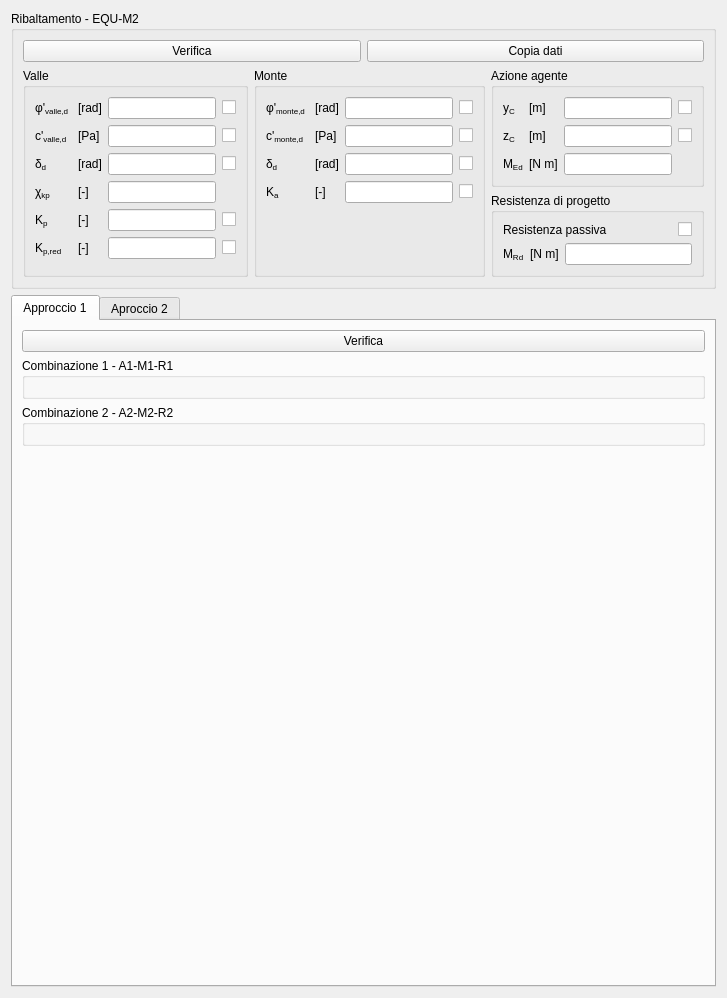
         <widget class="QWidget" name="verifyTab">
          <attribute name="title">
           <string>SLU</string>
          </attribute>
          <layout class="QGridLayout" name="gridLayout_25">
           <item row="0" column="0">
            <widget class="QGroupBox" name="overturningGBox">
             <property name="title">
              <string>Ribaltamento - EQU-M2</string>
             </property>
             <layout class="QGridLayout" name="gridLayout_36">
              <item row="1" column="0" rowspan="2">
               <widget class="QGroupBox" name="groupBox_2">
                <property name="title">
                 <string>Valle</string>
                </property>
                <layout class="QGridLayout" name="gridLayout_31">
                 <item row="2" column="1">
                  <widget class="QLabelUnitMeasure" name="overturningSoilDownDeltaDUMLabel">
                   <property name="text">
                    <string>&lt;html&gt;&lt;/head&gt;
&lt;body&gt;
[rad]&lt;/body&gt;&lt;/html&gt;</string>
                   </property>
                  </widget>
                 </item>
                 <item row="0" column="2">
                  <widget class="QLineEditValue" name="overturningSoilDownPhiPrimeDLEdit"/>
                 </item>
                 <item row="0" column="3">
                  <widget class="QCheckBoxReadOnly" name="overturningSoilDownPhiPrimeDCheckBox">
                   <property name="text">
                    <string/>
                   </property>
                  </widget>
                 </item>
                 <item row="4" column="3">
                  <widget class="QCheckBoxReadOnly" name="overturningKpCheckBox">
                   <property name="text">
                    <string/>
                   </property>
                  </widget>
                 </item>
                 <item row="0" column="0">
                  <widget class="QLabelRichName" name="overturningSoilDownPhiPrimeDLabel">
                   <property name="text">
                    <string>&lt;!DOCTYPE HTML PUBLIC &quot;-//W3C//DTD HTML 4.0//EN&quot; &quot;http://www.w3.org/TR/REC-html40/strict.dtd&quot;&gt;
&lt;html&gt;&lt;/head&gt;
&lt;body&gt;
φ'&lt;span style=&quot; vertical-align:sub;&quot;&gt;valle,d&lt;/span&gt;
&lt;/body&gt;&lt;/html&gt;</string>
                   </property>
                  </widget>
                 </item>
                 <item row="4" column="0">
                  <widget class="QLabelRichName" name="overturningKpLabel">
                   <property name="text">
                    <string>&lt;!DOCTYPE HTML PUBLIC &quot;-//W3C//DTD HTML 4.0//EN&quot; &quot;http://www.w3.org/TR/REC-html40/strict.dtd&quot;&gt;
&lt;html&gt;&lt;/head&gt;
&lt;body&gt;
K&lt;span style=&quot; vertical-align:sub;&quot;&gt;p&lt;/span&gt;
&lt;/body&gt;&lt;/html&gt;</string>
                   </property>
                  </widget>
                 </item>
                 <item row="2" column="2">
                  <widget class="QLineEditValue" name="overturningSoilDownDeltaDLEdit"/>
                 </item>
                 <item row="2" column="0">
                  <widget class="QLabelRichName" name="overturningSoilDownDeltaDLabel">
                   <property name="text">
                    <string>&lt;html&gt;&lt;/head&gt;
&lt;body&gt;
δ&lt;span style=&quot; vertical-align:sub;&quot;&gt;d&lt;/span&gt;
&lt;/body&gt;&lt;/html&gt;</string>
                   </property>
                  </widget>
                 </item>
                 <item row="2" column="3">
                  <widget class="QCheckBoxReadOnly" name="overturningSoilDownDeltaDCheckBox">
                   <property name="text">
                    <string/>
                   </property>
                  </widget>
                 </item>
                 <item row="0" column="1">
                  <widget class="QLabelUnitMeasure" name="overturningSoilDownPhiPrimeDUMLabel">
                   <property name="text">
                    <string>&lt;html&gt;&lt;/head&gt;
&lt;body&gt;
[rad]&lt;/body&gt;&lt;/html&gt;</string>
                   </property>
                  </widget>
                 </item>
                 <item row="4" column="1">
                  <widget class="QLabelUnitMeasure" name="overturningKpUMLabel">
                   <property name="text">
                    <string>&lt;html&gt;&lt;/head&gt;
&lt;body&gt;[-]&lt;/body&gt;&lt;/html&gt;</string>
                   </property>
                  </widget>
                 </item>
                 <item row="4" column="2">
                  <widget class="QLineEditValue" name="overturningKpLEdit"/>
                 </item>
                 <item row="6" column="0">
                  <widget class="QLabelRichName" name="overturningKpRedLabel">
                   <property name="text">
                    <string>&lt;!DOCTYPE HTML PUBLIC &quot;-//W3C//DTD HTML 4.0//EN&quot; &quot;http://www.w3.org/TR/REC-html40/strict.dtd&quot;&gt;
&lt;html&gt;&lt;/head&gt;
&lt;body&gt;
K&lt;span style=&quot; vertical-align:sub;&quot;&gt;p,red&lt;/span&gt;
&lt;/body&gt;&lt;/html&gt;</string>
                   </property>
                  </widget>
                 </item>
                 <item row="6" column="1">
                  <widget class="QLabelUnitMeasure" name="overturningKpRedUMLabel">
                   <property name="text">
                    <string>&lt;html&gt;&lt;/head&gt;
&lt;body&gt;[-]&lt;/body&gt;&lt;/html&gt;</string>
                   </property>
                  </widget>
                 </item>
                 <item row="6" column="2">
                  <widget class="QLineEditValue" name="overturningKpRedLEdit"/>
                 </item>
                 <item row="6" column="3">
                  <widget class="QCheckBoxReadOnly" name="overturningKpRedCheckBox">
                   <property name="text">
                    <string/>
                   </property>
                  </widget>
                 </item>
                 <item row="3" column="0">
                  <widget class="QLabelRichName" name="overturningChiKpLabel">
                   <property name="text">
                    <string>&lt;html&gt;&lt;/head&gt;
&lt;body&gt;
χ&lt;span style=&quot; vertical-align:sub;&quot;&gt;kp&lt;/span&gt;
&lt;/body&gt;&lt;/html&gt;</string>
                   </property>
                  </widget>
                 </item>
                 <item row="3" column="1">
                  <widget class="QLabelUnitMeasure" name="overturningChiKpUMLabel">
                   <property name="text">
                    <string>&lt;html&gt;&lt;/head&gt;
&lt;body&gt;[-]&lt;/body&gt;&lt;/html&gt;</string>
                   </property>
                  </widget>
                 </item>
                 <item row="3" column="2">
                  <widget class="QLineEditValue" name="overturningChiKpLEdit"/>
                 </item>
                 <item row="1" column="0">
                  <widget class="QLabelRichName" name="overturningSoilDownCPrimeDLabel">
                   <property name="text">
                    <string>&lt;!DOCTYPE HTML PUBLIC &quot;-//W3C//DTD HTML 4.0//EN&quot; &quot;http://www.w3.org/TR/REC-html40/strict.dtd&quot;&gt;
&lt;html&gt;&lt;/head&gt;
&lt;body&gt;
c'&lt;span style=&quot; vertical-align:sub;&quot;&gt;valle,d&lt;/span&gt;
&lt;/body&gt;&lt;/html&gt;</string>
                   </property>
                  </widget>
                 </item>
                 <item row="1" column="1">
                  <widget class="QLabelUnitMeasure" name="overturningSoilDownCPrimeDUMLabel">
                   <property name="text">
                    <string>&lt;html&gt;&lt;/head&gt;
&lt;body&gt;
[Pa]&lt;/body&gt;&lt;/html&gt;</string>
                   </property>
                  </widget>
                 </item>
                 <item row="1" column="2">
                  <widget class="QLineEditValue" name="overturningSoilDownCPrimeDLEdit"/>
                 </item>
                 <item row="1" column="3">
                  <widget class="QCheckBoxReadOnly" name="overturningSoilDownCPrimeDCheckBox">
                   <property name="text">
                    <string/>
                   </property>
                  </widget>
                 </item>
                </layout>
               </widget>
              </item>
              <item row="1" column="1" rowspan="2">
               <widget class="QGroupBox" name="groupBox">
                <property name="title">
                 <string>Monte</string>
                </property>
                <layout class="QGridLayout" name="gridLayout_10">
                 <item row="0" column="1">
                  <widget class="QLabelUnitMeasure" name="overturningSoilUpPhiPrimeDUMLabel">
                   <property name="text">
                    <string>&lt;html&gt;&lt;/head&gt;
&lt;body&gt;
[rad]&lt;/body&gt;&lt;/html&gt;</string>
                   </property>
                  </widget>
                 </item>
                 <item row="0" column="3">
                  <widget class="QCheckBoxReadOnly" name="overturningSoilUpPhiPrimeDCheckBox">
                   <property name="text">
                    <string/>
                   </property>
                  </widget>
                 </item>
                 <item row="0" column="2">
                  <widget class="QLineEditValue" name="overturningSoilUpPhiPrimeDLEdit"/>
                 </item>
                 <item row="0" column="0">
                  <widget class="QLabelRichName" name="overturningSoilUpPhiPrimeDLabel">
                   <property name="text">
                    <string>&lt;!DOCTYPE HTML PUBLIC &quot;-//W3C//DTD HTML 4.0//EN&quot; &quot;http://www.w3.org/TR/REC-html40/strict.dtd&quot;&gt;
&lt;html&gt;&lt;/head&gt;
&lt;body&gt;
φ'&lt;span style=&quot; vertical-align:sub;&quot;&gt;monte,d&lt;/span&gt;
&lt;/body&gt;&lt;/html&gt;</string>
                   </property>
                  </widget>
                 </item>
                 <item row="2" column="0">
                  <widget class="QLabelRichName" name="overturningSoilUpDeltaDLabel">
                   <property name="text">
                    <string>&lt;html&gt;&lt;/head&gt;
&lt;body&gt;
δ&lt;span style=&quot; vertical-align:sub;&quot;&gt;d&lt;/span&gt;
&lt;/body&gt;&lt;/html&gt;</string>
                   </property>
                  </widget>
                 </item>
                 <item row="2" column="1">
                  <widget class="QLabelUnitMeasure" name="overturningSoilUpDeltaDUMLabel">
                   <property name="text">
                    <string>&lt;html&gt;&lt;/head&gt;
&lt;body&gt;
[rad]&lt;/body&gt;&lt;/html&gt;</string>
                   </property>
                  </widget>
                 </item>
                 <item row="2" column="2">
                  <widget class="QLineEditValue" name="overturningSoilUpDeltaDLEdit"/>
                 </item>
                 <item row="2" column="3">
                  <widget class="QCheckBoxReadOnly" name="overturningSoilUpDeltaDCheckBox">
                   <property name="text">
                    <string/>
                   </property>
                  </widget>
                 </item>
                 <item row="3" column="0">
                  <widget class="QLabelRichName" name="overturningKaLabel">
                   <property name="text">
                    <string>&lt;!DOCTYPE HTML PUBLIC &quot;-//W3C//DTD HTML 4.0//EN&quot; &quot;http://www.w3.org/TR/REC-html40/strict.dtd&quot;&gt;
&lt;html&gt;&lt;/head&gt;
&lt;body&gt;
K&lt;span style=&quot; vertical-align:sub;&quot;&gt;a&lt;/span&gt;
&lt;/body&gt;&lt;/html&gt;</string>
                   </property>
                  </widget>
                 </item>
                 <item row="3" column="1">
                  <widget class="QLabelUnitMeasure" name="overturningKaUMLabel">
                   <property name="text">
                    <string>&lt;html&gt;&lt;/head&gt;
&lt;body&gt;[-]&lt;/body&gt;&lt;/html&gt;</string>
                   </property>
                  </widget>
                 </item>
                 <item row="3" column="2">
                  <widget class="QLineEditValue" name="overturningKaLEdit"/>
                 </item>
                 <item row="3" column="3">
                  <widget class="QCheckBoxReadOnly" name="overturningKaCheckBox">
                   <property name="text">
                    <string/>
                   </property>
                  </widget>
                 </item>
                 <item row="4" column="0" colspan="4">
                  <spacer name="verticalSpacer_3">
                   <property name="orientation">
                    <enum>Qt::Vertical</enum>
                   </property>
                   <property name="sizeHint" stdset="0">
                    <size>
                     <width>20</width>
                     <height>40</height>
                    </size>
                   </property>
                  </spacer>
                 </item>
                 <item row="1" column="0">
                  <widget class="QLabelRichName" name="overturningSoilUpCPrimeDLabel">
                   <property name="text">
                    <string>&lt;!DOCTYPE HTML PUBLIC &quot;-//W3C//DTD HTML 4.0//EN&quot; &quot;http://www.w3.org/TR/REC-html40/strict.dtd&quot;&gt;
&lt;html&gt;&lt;/head&gt;
&lt;body&gt;
c'&lt;span style=&quot; vertical-align:sub;&quot;&gt;monte,d&lt;/span&gt;
&lt;/body&gt;&lt;/html&gt;</string>
                   </property>
                  </widget>
                 </item>
                 <item row="1" column="1">
                  <widget class="QLabelUnitMeasure" name="overturningSoilUpCPrimeDUMLabel">
                   <property name="text">
                    <string>&lt;html&gt;&lt;/head&gt;
&lt;body&gt;
[Pa]&lt;/body&gt;&lt;/html&gt;</string>
                   </property>
                  </widget>
                 </item>
                 <item row="1" column="2">
                  <widget class="QLineEditValue" name="overturningSoilUpCPrimeDLEdit"/>
                 </item>
                 <item row="1" column="3">
                  <widget class="QCheckBoxReadOnly" name="overturningSoilUpCPrimeDCheckBox">
                   <property name="text">
                    <string/>
                   </property>
                  </widget>
                 </item>
                </layout>
               </widget>
              </item>
              <item row="1" column="2">
               <widget class="QGroupBox" name="groupBox_3">
                <property name="title">
                 <string>Azione agente</string>
                </property>
                <layout class="QGridLayout" name="gridLayout_37">
                 <item row="0" column="0">
                  <widget class="QLabelRichName" name="overturningYCLabel">
                   <property name="text">
                    <string>&lt;html&gt;&lt;/head&gt;
&lt;body&gt;
y&lt;span style=&quot; vertical-align:sub;&quot;&gt;C&lt;/span&gt;&lt;/body&gt;&lt;/html&gt;</string>
                   </property>
                  </widget>
                 </item>
                 <item row="0" column="1">
                  <widget class="QLabelUnitMeasure" name="overturningYCUMLabel">
                   <property name="text">
                    <string>&lt;html&gt;&lt;/head&gt;
&lt;body&gt;
[m]&lt;/body&gt;&lt;/html&gt;</string>
                   </property>
                  </widget>
                 </item>
                 <item row="0" column="2">
                  <widget class="QLineEditValue" name="overturningYCLEdit"/>
                 </item>
                 <item row="0" column="3">
                  <widget class="QCheckBoxReadOnly" name="overturningYCCheckBox">
                   <property name="text">
                    <string/>
                   </property>
                  </widget>
                 </item>
                 <item row="1" column="0">
                  <widget class="QLabelRichName" name="overturningZCLabel">
                   <property name="text">
                    <string>&lt;html&gt;&lt;/head&gt;
&lt;body&gt;
z&lt;span style=&quot; vertical-align:sub;&quot;&gt;C&lt;/span&gt;&lt;/body&gt;&lt;/html&gt;</string>
                   </property>
                  </widget>
                 </item>
                 <item row="1" column="1">
                  <widget class="QLabelUnitMeasure" name="overturningZCUMLabel">
                   <property name="text">
                    <string>&lt;html&gt;&lt;/head&gt;
&lt;body&gt;
[m]&lt;/body&gt;&lt;/html&gt;</string>
                   </property>
                  </widget>
                 </item>
                 <item row="1" column="2">
                  <widget class="QLineEditValue" name="overturningZCLEdit"/>
                 </item>
                 <item row="1" column="3">
                  <widget class="QCheckBoxReadOnly" name="overturningZCCheckBox">
                   <property name="text">
                    <string/>
                   </property>
                  </widget>
                 </item>
                 <item row="2" column="0">
                  <widget class="QLabelRichName" name="overturningMEdLabel">
                   <property name="text">
                    <string>&lt;html&gt;&lt;/head&gt;
&lt;body&gt;
M&lt;span style=&quot; vertical-align:sub;&quot;&gt;Ed&lt;/span&gt;&lt;/body&gt;&lt;/html&gt;</string>
                   </property>
                  </widget>
                 </item>
                 <item row="2" column="1">
                  <widget class="QLabelUnitMeasure" name="overturningMEdUMLabel">
                   <property name="text">
                    <string>&lt;html&gt;&lt;/head&gt;
&lt;body&gt;
[N m]&lt;/body&gt;&lt;/html&gt;</string>
                   </property>
                  </widget>
                 </item>
                 <item row="2" column="2">
                  <widget class="QLineEditValue" name="overturningMEdLEdit"/>
                 </item>
                </layout>
               </widget>
              </item>
              <item row="2" column="2">
               <widget class="QGroupBox" name="overturningMRdGBox">
                <property name="title">
                 <string>Resistenza di progetto</string>
                </property>
                <layout class="QGridLayout" name="gridLayout_19">
                 <item row="0" column="0" colspan="3">
                  <layout class="QHBoxLayout" name="overturningApplyKpHorLayout">
                   <item>
                    <widget class="QLabelRichName" name="overturningApplyKpLabel">
                     <property name="sizePolicy">
                      <sizepolicy hsizetype="Expanding" vsizetype="Preferred">
                       <horstretch>0</horstretch>
                       <verstretch>0</verstretch>
                      </sizepolicy>
                     </property>
                     <property name="text">
                      <string>Resistenza passiva</string>
                     </property>
                    </widget>
                   </item>
                   <item>
                    <widget class="QCheckBoxReadOnly" name="overturningApplyKpCheckBox">
                     <property name="text">
                      <string/>
                     </property>
                    </widget>
                   </item>
                  </layout>
                 </item>
                 <item row="1" column="0">
                  <widget class="QLabelRichName" name="overturningMRdLabel">
                   <property name="text">
                    <string>&lt;html&gt;&lt;/head&gt;
&lt;body&gt;
M&lt;span style=&quot; vertical-align:sub;&quot;&gt;Rd&lt;/span&gt;&lt;/body&gt;&lt;/html&gt;</string>
                   </property>
                  </widget>
                 </item>
                 <item row="1" column="1">
                  <widget class="QLabelUnitMeasure" name="overturningMRdUMLabel">
                   <property name="text">
                    <string>&lt;html&gt;&lt;/head&gt;
&lt;body&gt;
[N m]&lt;/body&gt;&lt;/html&gt;</string>
                   </property>
                  </widget>
                 </item>
                 <item row="1" column="2">
                  <widget class="QLineEditValue" name="overturningMRdLEdit"/>
                 </item>
                </layout>
               </widget>
              </item>
              <item row="0" column="0" colspan="3">
               <layout class="QHBoxLayout" name="horizontalLayout_2">
                <item>
                 <widget class="QPushButton" name="overturningPushButton">
                  <property name="text">
                   <string>Verifica</string>
                  </property>
                 </widget>
                </item>
                <item>
                 <widget class="QPushButton" name="overTurningCopyClipPButton">
                  <property name="text">
                   <string>Copia dati</string>
                  </property>
                 </widget>
                </item>
               </layout>
              </item>
             </layout>
            </widget>
           </item>
           <item row="1" column="0">
            <widget class="QTabWidget" name="QSTabWidget">
             <property name="currentIndex">
              <number>0</number>
             </property>
             <widget class="QWidget" name="A1Tab">
              <attribute name="title">
               <string>Approccio 1</string>
              </attribute>
              <layout class="QGridLayout" name="gridLayout_47">
               <item row="1" column="0">
                <widget class="QGroupBox" name="A1C1GBox">
                 <property name="title">
                  <string>Combinazione 1 - A1-M1-R1</string>
                 </property>
                 <layout class="QGridLayout" name="gridLayout_24"/>
                </widget>
               </item>
               <item row="2" column="0">
                <widget class="QGroupBox" name="A1C2GBox">
                 <property name="title">
                  <string>Combinazione 2 - A2-M2-R2</string>
                 </property>
                 <layout class="QGridLayout" name="gridLayout_41"/>
                </widget>
               </item>
               <item row="4" column="0">
                <spacer name="verticalSpacer_2">
                 <property name="orientation">
                  <enum>Qt::Vertical</enum>
                 </property>
                 <property name="sizeHint" stdset="0">
                  <size>
                   <width>20</width>
                   <height>40</height>
                  </size>
                 </property>
                </spacer>
               </item>
               <item row="0" column="0">
                <widget class="QPushButton" name="A1PushButton">
                 <property name="text">
                  <string>Verifica</string>
                 </property>
                </widget>
               </item>
              </layout>
             </widget>
             <widget class="QWidget" name="A2Tab">
              <attribute name="title">
               <string>Aproccio 2</string>
              </attribute>
              <layout class="QGridLayout" name="gridLayout_46">
               <item row="0" column="0">
                <widget class="QGroupBox" name="A2GBox">
                 <property name="title">
                  <string>Approccio 2 - A1-M1-R3</string>
                 </property>
                 <layout class="QGridLayout" name="gridLayout_58"/>
                </widget>
               </item>
               <item row="1" column="0">
                <spacer name="verticalSpacer_7">
                 <property name="orientation">
                  <enum>Qt::Vertical</enum>
                 </property>
                 <property name="sizeHint" stdset="0">
                  <size>
                   <width>20</width>
                   <height>603</height>
                  </size>
                 </property>
                </spacer>
               </item>
              </layout>
             </widget>
            </widget>
           </item>
          </layout>
         </widget>
